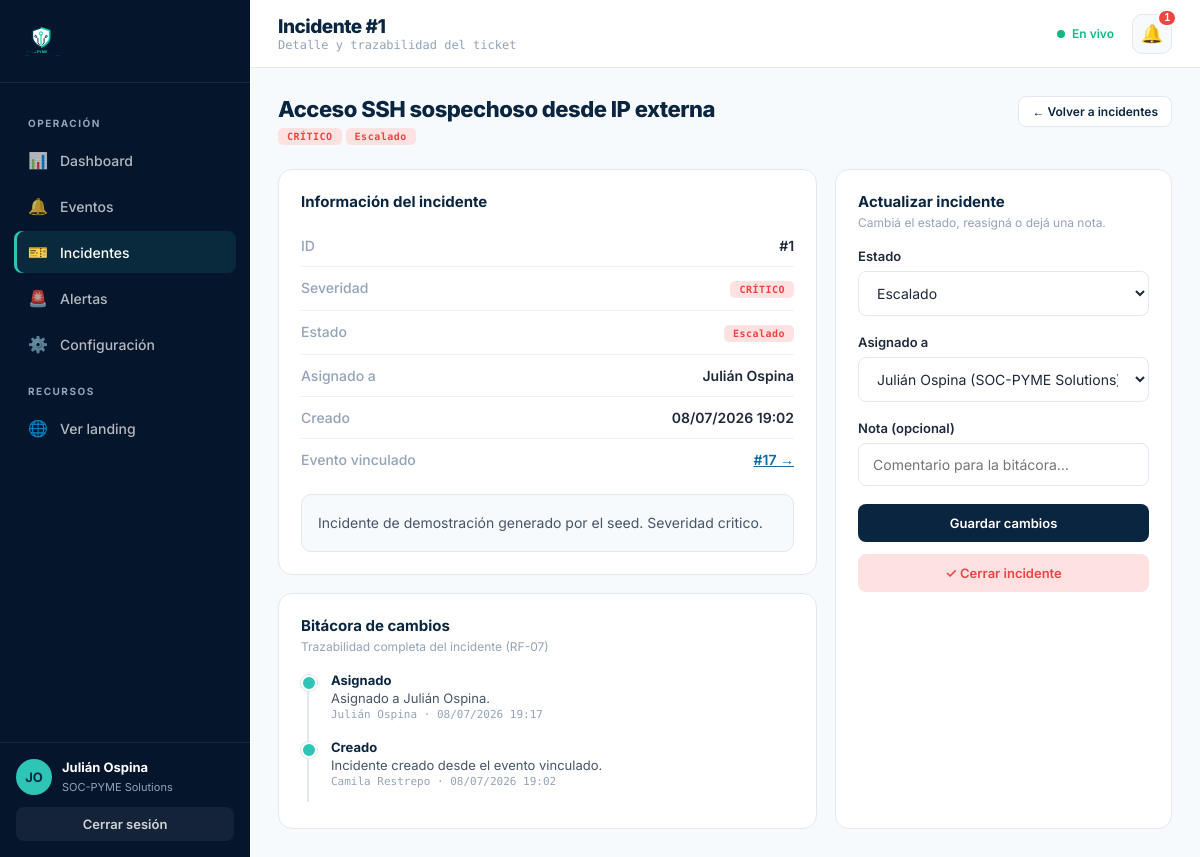
The page /incidentes/1 (signed in) on the database its author committed.
### models.py (models this page shows, shortened)
class User(UserMixin, db.Model):
    __tablename__ = "users"
    id = db.Column(db.Integer, primary_key=True)
    name = db.Column(db.String(120), nullable=False)
    company = db.Column(db.String(120), nullable=False)
    email = db.Column(db.String(160), unique=True, nullable=False, index=True)
    password_hash = db.Column(db.String(255), nullable=False)
    theme = db.Column(db.String(32), nullable=False, default="default")
    created_at = db.Column(db.DateTime, default=utcnow, nullable=False)
    incidents = db.relationship("Incident", back_populates="assignee", lazy="dynamic")
    notifications = db.relationship(
        "Notification", back_populates="user", lazy="dynamic",
        cascade="all, delete-orphan",
    )
    @property
    def initials(self):
        parts = self.name.split()
        if len(parts) >= 2:
            return (parts[0][0] + parts[1][0]).upper()
        return self.name[:2].upper()

class Incident(db.Model):
    __tablename__ = "incidents"
    id = db.Column(db.Integer, primary_key=True)
    title = db.Column(db.String(200), nullable=False)
    description = db.Column(db.Text, nullable=False, default="")
    severity = db.Column(db.String(20), nullable=False, default="aviso")
    status = db.Column(db.String(20), nullable=False, default="abierto", index=True)
    assignee_id = db.Column(db.Integer, db.ForeignKey("users.id"), nullable=True)
    event_id = db.Column(db.Integer, db.ForeignKey("events.id"), nullable=True)
    created_at = db.Column(db.DateTime, default=utcnow, nullable=False)
    updated_at = db.Column(db.DateTime, default=utcnow, onupdate=utcnow, nullable=False)
    closed_at = db.Column(db.DateTime, nullable=True)
    assignee = db.relationship("User", back_populates="incidents")
    event = db.relationship("Event", back_populates="incidents")
    logs = db.relationship(
        "IncidentLog", back_populates="incident", lazy="dynamic",
        cascade="all, delete-orphan", order_by="IncidentLog.timestamp.desc()",
    )
    @property
    def severity_label(self):
        return SEVERITY_LABELS.get(self.severity, self.severity.upper())
    @property
    def status_label(self):
        return INCIDENT_STATE_LABELS.get(self.status, self.status)

class IncidentLog(db.Model):
    __tablename__ = "incident_logs"
    id = db.Column(db.Integer, primary_key=True)
    incident_id = db.Column(db.Integer, db.ForeignKey("incidents.id"), nullable=False)
    user_id = db.Column(db.Integer, db.ForeignKey("users.id"), nullable=True)
    action = db.Column(db.String(80), nullable=False)     # ej: "creado", "estado", "asignado"
    detail = db.Column(db.String(400), nullable=False, default="")
    timestamp = db.Column(db.DateTime, default=utcnow, nullable=False)
    incident = db.relationship("Incident", back_populates="logs")
    user = db.relationship("User")

### routes/incidents.py (the view)
@incidents_bp.route("/<int:incident_id>")
@login_required
def detail(incident_id):
    incident = db.session.get(Incident, incident_id)
    if incident is None:
        abort(404)
    form = IncidentUpdateForm(status=incident.status, assignee_id=incident.assignee_id or 0)
    form.assignee_id.choices = _assignee_choices()
    logs = incident.logs.all()
    return render_template("incidents/detail.html", incident=incident, form=form, logs=logs)

### forms.py (shortened to what this page needs)
class IncidentUpdateForm(FlaskForm):
    status = SelectField(
        "Estado",
        choices=[
            ("abierto", "Abierto"),
            ("en_progreso", "En progreso"),
            ("escalado", "Escalado"),
            ("cerrado", "Cerrado"),
        ],
    )
    assignee_id = SelectField("Asignado a", coerce=int, validators=[Optional()])
    note = StringField("Nota (opcional)", validators=[Optional(), Length(max=400)])

### app.py (called while the page is built)
def _register_context(app):
    @app.context_processor
    def inject_globals():
        from models import Notification
        unread = 0
        recent_notifs = []
        if current_user.is_authenticated:
            unread = Notification.query.filter_by(read=False).count()
            recent_notifs = (
                Notification.query.filter_by(read=False)
                .order_by(Notification.created_at.desc())
                .limit(8)
                .all()
            )
        return {
            "unread_notifications": unread,
            "recent_notifications": recent_notifs,
        }

### models.py (called while the page is built)
@login_manager.user_loader
def load_user(user_id):
    return db.session.get(User, int(user_id))

### routes/incidents.py (called while the page is built)
def _assignee_choices():
    choices = [(0, "— Sin asignar —")]
    choices += [(u.id, f"{u.name} ({u.company})") for u in User.query.order_by(User.name).all()]
    return choices

### templates/incidents/detail.html (shortened to what this page needs)
{% extends "base_app.html" %}
{% set active_page = 'incidents' %}
{% block page_title %}Incidente #{{ incident.id }}{% endblock %}
{% block page_sub %}Detalle y trazabilidad del ticket{% endblock %}
{% block content %}
<div class="page-head">
  <div>
    <h2>{{ incident.title }}</h2>
    <p>
      <span class="badge sev-{{ incident.severity }}">{{ incident.severity_label }}</span>
      <span class="badge st-{{ incident.status }}">{{ incident.status_label }}</span>
    </p>
  </div>
  <a href="{{ url_for('incidents.list_incidents') }}" class="btn btn-ghost btn-sm">← Volver a incidentes</a>
</div>
<div class="detail-grid">
  <div>
    <div class="panel">
      <div class="panel-title">Información del incidente</div>
      <div style="margin-top:14px;">
        <div class="detail-row"><span class="k">ID</span><span class="v mono">#{{ incident.id }}</span></div>
        <div class="detail-row"><span class="k">Severidad</span><span class="v"><span class="badge sev-{{ incident.severity }}">{{ incident.severity_label }}</span></span></div>
        <div class="detail-row"><span class="k">Estado</span><span class="v"><span class="badge st-{{ incident.status }}">{{ incident.status_label }}</span></span></div>
        <div class="detail-row"><span class="k">Asignado a</span><span class="v">{{ incident.assignee.name if incident.assignee else '— Sin asignar —' }}</span></div>
        <div class="detail-row"><span class="k">Creado</span><span class="v mono">{{ incident.created_at.strftime('%d/%m/%Y %H:%M') }}</span></div>
        {% if incident.event_id %}
        <div class="detail-row"><span class="k">Evento vinculado</span><span class="v"><a href="{{ url_for('events.detail', event_id=incident.event_id) }}" style="color:var(--blue);">#{{ incident.event_id }} →</a></span></div>
        {% endif %}
      </div>
      <div class="detail-desc">{{ incident.description or 'Sin descripción.' }}</div>
    </div>
    <div class="panel" style="margin-top:18px;">
      <div class="panel-title">Bitácora de cambios</div>
      <div class="panel-desc">Trazabilidad completa del incidente (RF-07)</div>
      <ul class="timeline">
        {% for log in logs %}
        <li>
          <div class="tl-action">{{ log.action }}</div>
          <div class="tl-detail">{{ log.detail }}</div>
          <div class="tl-meta">{{ log.user.name if log.user else 'Sistema' }} · {{ log.timestamp.strftime('%d/%m/%Y %H:%M') }}</div>
        </li>
        {% else %}
        <li><div class="tl-detail">Sin registros.</div></li>
        {% endfor %}
      </ul>
    </div>
  </div>
  <div class="panel">
    <div class="panel-title">Actualizar incidente</div>
    <div class="panel-desc">Cambiá el estado, reasigná o dejá una nota.</div>
    <form method="post" action="{{ url_for('incidents.update', incident_id=incident.id) }}">
      <div class="field">
        <label>Estado</label>
        {{ form.status() }}
      </div>
      <div class="field">
        <label>Asignado a</label>
        {{ form.assignee_id() }}
      </div>
      <div class="field">
        <label>Nota (opcional)</label>
        <input type="text" name="note" placeholder="Comentario para la bitácora…">
      </div>
      <button type="submit" class="btn btn-primary" style="width:100%; justify-content:center;">Guardar cambios</button>
    </form>
    {% if incident.status != 'cerrado' %}
    <form method="post" action="{{ url_for('incidents.update', incident_id=incident.id) }}" style="margin-top:12px;">
      <button type="submit" class="btn btn-danger" style="width:100%; justify-content:center;">✓ Cerrar incidente</button>
    </form>
    {% endif %}
  </div>
</div>
{% endblock %}

### templates/base_app.html (shortened to what this page needs)
<!DOCTYPE html>
<html lang="es">
<head>
  <link rel="stylesheet" href="{{ url_for('static', filename='css/main.css') }}">
  <link rel="stylesheet" href="{{ url_for('static', filename='css/dashboard.css') }}">
</head>
<body class="app">
  <div class="app-shell">
    <aside class="sidebar" id="sidebar">
      <a class="sidebar-brand logo" href="{{ url_for('dashboard.index') }}">
        {% include '_logo.html' %}
      </a>
      <nav class="sidebar-nav">
        <div class="sidebar-section">Operación</div>
        <a href="{{ url_for('dashboard.index') }}" class="{% if active_page == 'dashboard' %}active{% endif %}">
          <span class="ic">📊</span> Dashboard
        </a>
        <a href="{{ url_for('events.list_events') }}" class="{% if active_page == 'events' %}active{% endif %}">
          <span class="ic">🔔</span> Eventos
        </a>
        <a href="{{ url_for('incidents.list_incidents') }}" class="{% if active_page == 'incidents' %}active{% endif %}">
          <span class="ic">🎫</span> Incidentes
        </a>
        <a href="{{ url_for('alerts.list_rules') }}" class="{% if active_page == 'alerts' %}active{% endif %}">
          <span class="ic">🚨</span> Alertas
        </a>
        <a href="{{ url_for('dashboard.settings') }}" class="{% if active_page == 'settings' %}active{% endif %}">
          <span class="ic">⚙️</span> Configuración
        </a>
        <div class="sidebar-section">Recursos</div>
        <a href="{{ url_for('main.index') }}"><span class="ic">🌐</span> Ver landing</a>
      </nav>
      <div class="sidebar-foot">
        <div class="sidebar-user">
          <div class="sidebar-avatar">{{ current_user.initials }}</div>
          <div class="sidebar-user-info">
            <strong>{{ current_user.name }}</strong>
            <span>{{ current_user.company }}</span>
          </div>
        </div>
        <a href="{{ url_for('auth.logout') }}" class="sidebar-logout">Cerrar sesión</a>
      </div>
    </aside>
    <div class="app-main">
      <header class="topbar">
        <div class="topbar-left">
          <div>
            <h1>{% block page_title %}Dashboard{% endblock %}</h1>
            <div class="topbar-sub">{% block page_sub %}SOC-PYME · Panel de operaciones{% endblock %}</div>
          </div>
        </div>
        <div class="topbar-right">
          <span class="live-dot">En vivo</span>
          <div class="bell-wrap">
            <button class="bell-btn" id="bell-btn" aria-label="Notificaciones">
              🔔
              <span class="bell-count {% if not unread_notifications %}hidden{% endif %}" id="bell-count">{{ unread_notifications }}</span>
            </button>
          </div>
        </div>
      </header>
      <main class="content">
        {% block content %}{% endblock %}
      </main>
    </div>
  </div>
</body>
</html>

### static/css/main.css (style rules this page uses)
:root { --navy: #0A2540; --navy-deep: #05152B; --blue: #0E6BA8; --cyan: #2EC4B6; --cyan-pale: #E8F9F8; --white: #FFFFFF; --off-white: #F7FAFC; --gray-100: #EDF2F7; --gray-200: #E2E8F0; --gray-400: #94A3B8; --gray-600: #475569; --gray-800: #1E293B; --red: #EF4444; --green: #10B981; --yellow: #F59E0B; }
* { margin: 0; padding: 0; box-sizing: border-box; }
html { scroll-behavior: smooth; }
body { background: var(--white); color: var(--gray-800); font-family: 'Inter', sans-serif; overflow-x: hidden; }
a { color: inherit; }
nav { position: fixed; top: 0; left: 0; right: 0; z-index: 100; display: flex; align-items: center; justify-content: space-between; padding: 0 6%; height: 70px; background: rgba(255, 255, 255, 0.95); backdrop-filter: blur(10px); border-bottom: 1px solid var(--gray-200); }
.logo { display: flex; align-items: center; gap: 10px; text-decoration: none; }
.field { margin-bottom: 18px; }
.field label { display: block; font-size: 13px; font-weight: 600; color: var(--gray-800); margin-bottom: 7px; }
.field input, .field select, .field textarea { width: 100%; padding: 12px 14px; border: 1.5px solid var(--gray-200); border-radius: 8px; font-family: 'Inter', sans-serif; font-size: 14px; color: var(--gray-800); background: var(--white); transition: border-color 0.2s, box-shadow 0.2s; }

### rows shown on the page
User: initials "JO", name "Julián Ospina", company "SOC-PYME Solutions", assignee "Julián Ospina"
Incident: id "1", title "Acceso SSH sospechoso desde IP externa", severity_label "CRÍTICO", status_label "Escalado", created_at "08/07/2026 19:02", event_id "17", description "Incidente de demostración generado por el seed. Severidad critico.", status "Escalado", assignee_id "Julián Ospina (SOC-PYME Solutions)"
IncidentLog: action "Asignado", detail "Asignado a Julián Ospina.", user "Julián Ospina", timestamp "08/07/2026 19:17"
IncidentLog: action "Creado", detail "Incidente creado desde el evento vinculado.", user "Camila Restrepo", timestamp "08/07/2026 19:02"

### other values the page prints
{{ unread_notifications }} "1"
